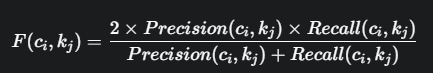
#> input picture Machine Learning/Clustering/Evaluation Metrics/images/f-measure.png, 433 x 73 px
$ jupyter execute F-Measure.ipynb
#> lines starting #> are read from the running program, lines starting #| are printed output that depends on the picture
1. [F-measure](#f-measure)

#### F-measure:
- harmonic mean of precision and recall
- compares the clustering of data points between ground truth and predicted cluster of the algorithms

[cell 1]
from PIL import Image
from IPython.display import display

img = Image.open('images/f-measure.png')
#> img is the input picture: PIL image 433x73 RGBA; mean R, G, B, A 47.2, 48.2, 49.1, 255
new_image = img.resize((450, 90))
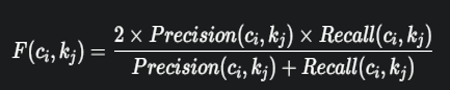
#> new_image: PIL image 450x90 RGBA; mean R, G, B, A 47.3, 48.2, 49.1, 255
display(new_image)


$ run again, with Machine Learning/Clustering/Evaluation Metrics/images/cophen.png copied over Machine Learning/Clustering/Evaluation Metrics/images/f-measure.png
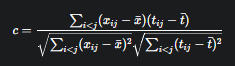
#> input picture Machine Learning/Clustering/Evaluation Metrics/images/cophen.png, 235 x 66 px
#> img is the input picture: PIL image 235x66 RGBA; mean R, G, B, A 41.9, 42.8, 43.8, 255
#> `new_image = img.resize((450, 90))`:
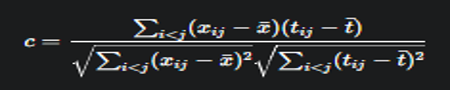
#> new_image: PIL image 450x90 RGBA; mean R, G, B, A 41.9, 42.8, 43.8, 255

$ run again, with Machine Learning/Clustering/Evaluation Metrics/images/dunn.png copied over Machine Learning/Clustering/Evaluation Metrics/images/f-measure.png
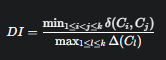
#> input picture Machine Learning/Clustering/Evaluation Metrics/images/dunn.png, 166 x 60 px
#> img is the input picture: PIL image 166x60 RGBA; mean R, G, B, A 43.7, 44.7, 45.6, 255
#> `new_image = img.resize((450, 90))`:
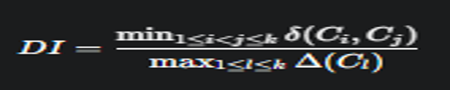
#> new_image: PIL image 450x90 RGBA; mean R, G, B, A 43.7, 44.7, 45.6, 255

$ run again, with Machine Learning/Clustering/Evaluation Metrics/images/dunn1.png copied over Machine Learning/Clustering/Evaluation Metrics/images/f-measure.png
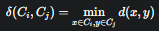
#> input picture Machine Learning/Clustering/Evaluation Metrics/images/dunn1.png, 159 x 31 px
#> img is the input picture: PIL image 159x31 RGBA; mean R, G, B, A 47.1, 48.2, 48.8, 255
#> `new_image = img.resize((450, 90))`:
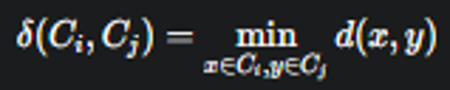
#> new_image: PIL image 450x90 RGBA; mean R, G, B, A 47.1, 48.2, 48.8, 255
